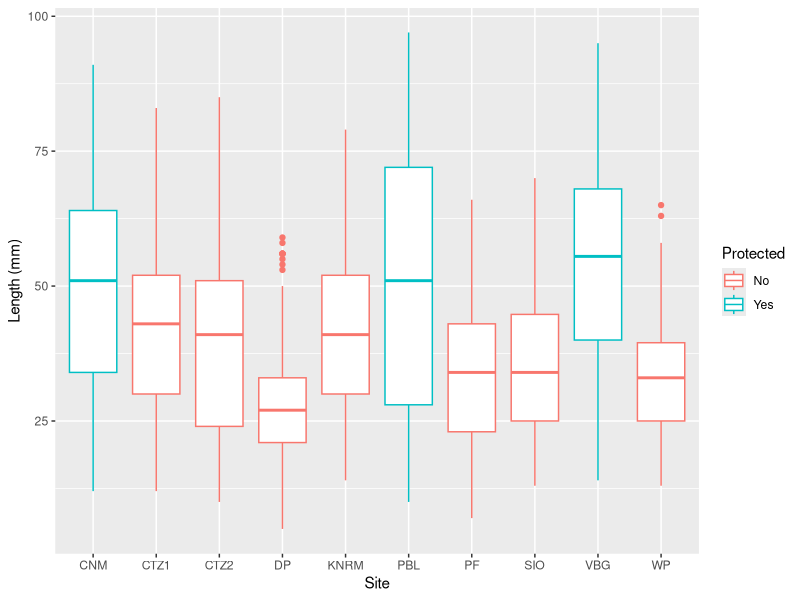
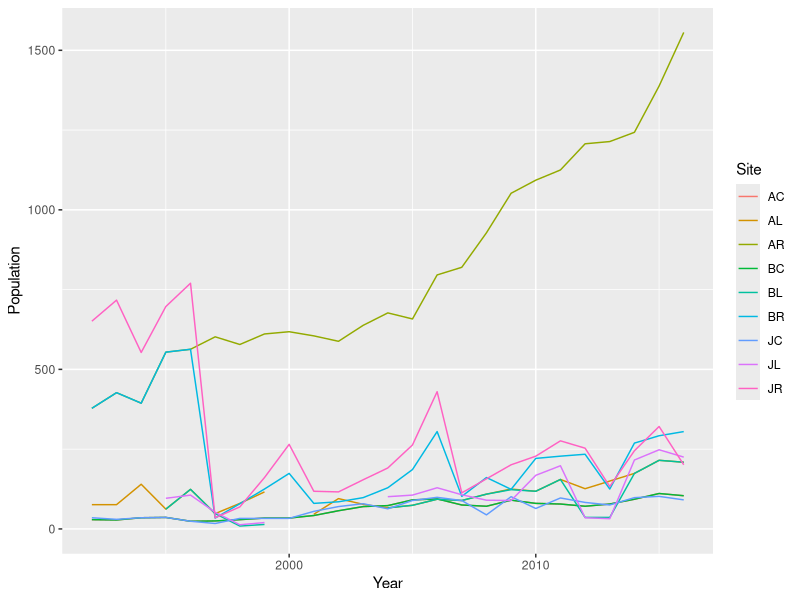

Generate these figures, in order, with R:
## ---- chunk 1
knitr::opts_chunk$set(echo = TRUE)
## ---- chunk 2
library(tidyverse)
library(here)
## ---- chunk 3
limpets_data <- read_csv(here("data", "limpets.csv"))
## ---- chunk 4
limpets_data <- read_csv(here("data", "limpets.csv"),col_types = "ncc")
## ---- chunk 5
factor(limpets_data$Site, levels = c("PBL", "KNRM", "VBG", "WP", "PF", "DP", "SIO", "CTZ1", "CTZ2", "CNM"), ordered = TRUE)
## ---- chunk 6
ggplot(data=limpets_data) + 
  geom_boxplot(mapping = aes(x = Site, y = Length, color = Protected)) + 
  labs(x = "Site", y = "Length (mm)")
## ---- chunk 7
roseate_data <- read_tsv(here("data", "roseate_terns.txt"))
## ---- chunk 8
tidy_roseate <- roseate_data %>% 
  pivot_longer(c(AR:JC), 
                names_to = "Site", 
                values_to = "Population")
## ---- chunk 9
tidy_roseate
## ---- chunk 10
filter(drop_na(tidy_roseate))
## ---- chunk 11
ggplot(data = tidy_roseate) + 
  geom_line(mapping = aes(x = year, y = Population, color = Site)) + 
  labs(x = "Year")
